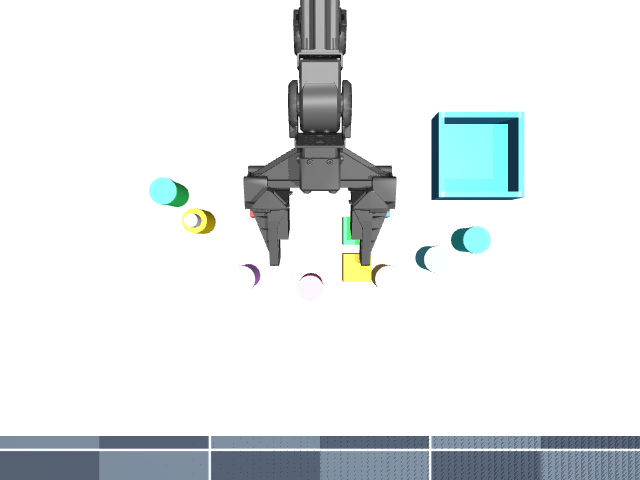
#> input picture camera_view_overhead.png, 640 x 480 px
$ python -i object_detection.py   (imports and definitions only)
#> lines starting #> are read from the running program, lines starting #| are printed output that depends on the picture; after the words box and inside, x2 and y2 are one past the last pixel; in counts of white or black regions, pixels touching at a corner belong together
"""Visual object detection using color segmentation and contour analysis."""

import cv2
import numpy as np
from typing import Dict, List, Optional, Tuple, Any


class ObjectDetector:
    """Performs visual object detection and bounding box extraction on camera images."""

    # HSV color thresholds for tabletop items
    COLOR_RANGES = {
        "red_cube": [
            (np.array([0, 120, 70]), np.array([10, 255, 255])),
            (np.array([170, 120, 70]), np.array([180, 255, 255])),
        ],
        "blue_cube": [
            (np.array([100, 150, 70]), np.array([130, 255, 255])),
        ],
        "green_cube": [
            (np.array([40, 100, 70]), np.array([85, 255, 255])),
        ],
        "bottle": [
            (np.array([20, 120, 100]), np.array([35, 255, 255])),
        ],
        "box": [
            (np.array([90, 80, 60]), np.array([110, 200, 200])),
        ],
    }

    def __init__(self, min_area: int = 150):
        self.min_area = min_area

    def detect_objects(self, rgb_image: np.ndarray) -> Dict[str, Dict[str, Any]]:
        """
        Detect tabletop objects in the RGB image.
        Returns: Dict mapping object_name to detection metadata (bbox, centroid, confidence, etc.)
        """
        hsv = cv2.cvtColor(rgb_image, cv2.COLOR_RGB2HSV)
#> hsv: shape (480, 640, 3); mean H, S, V 13.3, 10.2, 234.8
        detections = {}

        for obj_name, ranges in self.COLOR_RANGES.items():
            mask = np.zeros(hsv.shape[:2], dtype=np.uint8)
            for lower, upper in ranges:
                mask |= cv2.inRange(hsv, lower, upper)

            # Morphological cleanup
            kernel = cv2.getStructuringElement(cv2.MORPH_RECT, (3, 3))
            mask = cv2.morphologyEx(mask, cv2.MORPH_OPEN, kernel)
            mask = cv2.morphologyEx(mask, cv2.MORPH_CLOSE, kernel)

            # Find contours
            contours, _ = cv2.findContours(mask, cv2.RETR_EXTERNAL, cv2.CHAIN_APPROX_SIMPLE)
            if contours:
                largest_c = max(contours, key=cv2.contourArea)
                area = cv2.contourArea(largest_c)
                if area >= self.min_area:
                    x, y, w, h = cv2.boundingRect(largest_c)
                    M = cv2.moments(largest_c)
                    if M["m00"] > 0:
                        cx = int(M["m10"] / M["m00"])
                        cy = int(M["m01"] / M["m00"])
                    else:
                        cx = x + w // 2
                        cy = y + h // 2

                    detections[obj_name] = {
                        "name": obj_name,
                        "bbox": [x, y, w, h],
                        "centroid": (cx, cy),
                        "area": area,
                        "confidence": min(1.0, area / 2000.0 + 0.5),
                    }
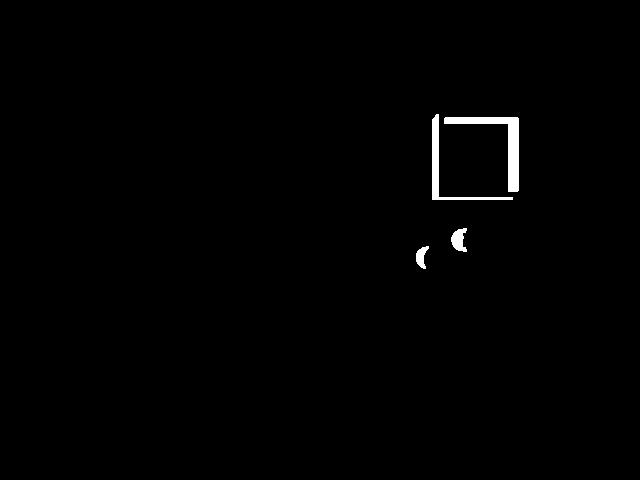
#> mask: shape (480, 640); 0.81% white; 4 white regions, box (x1, y1, x2, y2) and area: (444, 117, 519, 192) 1270, (432, 114, 513, 200) 811, (451, 228, 467, 252) 251, (416, 246, 429, 269) 169
#> after the loop, detections = 4 items

        return detections

    def draw_detections(self, rgb_image: np.ndarray, detections: Dict[str, Dict[str, Any]]) -> np.ndarray:
        """Draw bounding boxes and labels onto an image copy."""
        vis_img = rgb_image.copy()
        for name, det in detections.items():
            x, y, w, h = det["bbox"]
            cx, cy = det["centroid"]
            cv2.rectangle(vis_img, (x, y), (x + w, y + h), (0, 255, 0), 2)
            cv2.circle(vis_img, (cx, cy), 4, (0, 0, 255), -1)
            cv2.putText(
                vis_img,
                f"{name} ({det['confidence']:.2f})",
                (x, max(15, y - 5)),
                cv2.FONT_HERSHEY_SIMPLEX,
                0.45,
                (255, 255, 255),
                1,
                cv2.LINE_AA,
            )
        return vis_img

>>> import cv2
>>> picture = cv2.cvtColor(cv2.imread('../../camera_view_overhead.png'), cv2.COLOR_BGR2RGB)
>>> result = ObjectDetector().detect_objects(picture)
#> result = 4 items

$ run again, on camera_view_workspace.png
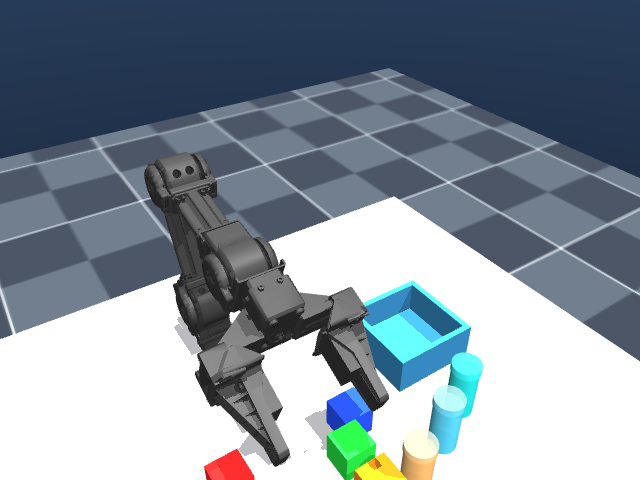
#> input picture camera_view_workspace.png, 640 x 480 px
#> hsv: shape (480, 640, 3); mean H, S, V 63.7, 62, 155.7
#> after the loop in detect_objects, `for obj_name, ranges in self.COLOR_RANGES.items():`:
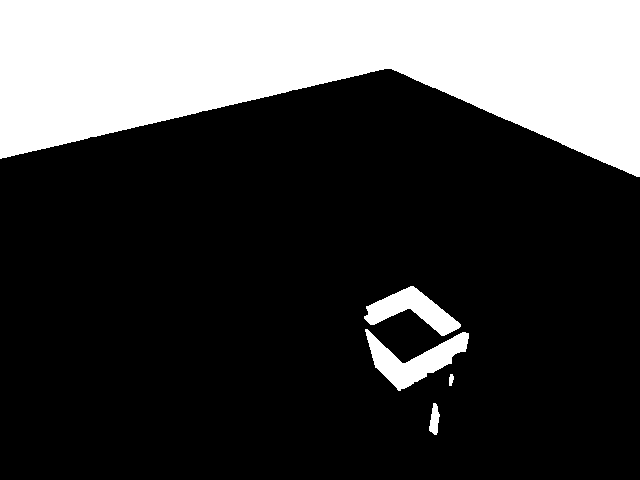
#> mask: shape (480, 640); 26.1% white; 5 white regions, box (x1, y1, x2, y2) and area: (0, 0, 640, 177) 75172, (365, 329, 469, 391) 2539, (364, 286, 461, 336) 2062, (429, 403, 440, 435) 227, (449, 374, 454, 386) 46
#> after the loop in detect_objects, `for obj_name, ranges in self.COLOR_RANGES.items():`: detections = 5 items
